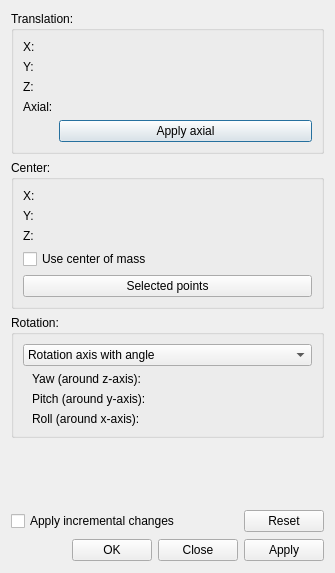
<?xml version="1.0" encoding="UTF-8"?>
<ui version="4.0">
 <class>Gui::Dialog::Placement</class>
 <widget class="QDialog" name="Gui::Dialog::Placement">
  <property name="geometry">
   <rect>
    <x>0</x>
    <y>0</y>
    <width>335</width>
    <height>573</height>
   </rect>
  </property>
  <property name="windowTitle">
   <string>Placement</string>
  </property>
  <layout class="QVBoxLayout" name="verticalLayout">
   <item>
    <widget class="QGroupBox" name="GroupBox5">
     <property name="title">
      <string>Translation:</string>
     </property>
     <layout class="QGridLayout">
      <property name="margin">
       <number>9</number>
      </property>
      <property name="spacing">
       <number>6</number>
      </property>
      <item row="0" column="0">
       <widget class="QLabel" name="TextLabelX">
        <property name="sizePolicy">
         <sizepolicy hsizetype="Fixed" vsizetype="Fixed">
          <horstretch>0</horstretch>
          <verstretch>0</verstretch>
         </sizepolicy>
        </property>
        <property name="text">
         <string>X:</string>
        </property>
       </widget>
      </item>
      <item row="0" column="1">
       <widget class="Gui::QuantitySpinBox" name="xPos"/>
      </item>
      <item row="2" column="0">
       <widget class="QLabel" name="TextLabelY">
        <property name="sizePolicy">
         <sizepolicy hsizetype="Fixed" vsizetype="Fixed">
          <horstretch>0</horstretch>
          <verstretch>0</verstretch>
         </sizepolicy>
        </property>
        <property name="text">
         <string>Y:</string>
        </property>
       </widget>
      </item>
      <item row="2" column="1">
       <widget class="Gui::QuantitySpinBox" name="yPos"/>
      </item>
      <item row="3" column="0">
       <widget class="QLabel" name="TextLabelZ">
        <property name="sizePolicy">
         <sizepolicy hsizetype="Fixed" vsizetype="Fixed">
          <horstretch>0</horstretch>
          <verstretch>0</verstretch>
         </sizepolicy>
        </property>
        <property name="text">
         <string>Z:</string>
        </property>
       </widget>
      </item>
      <item row="3" column="1">
       <widget class="Gui::QuantitySpinBox" name="zPos"/>
      </item>
      <item row="4" column="0">
       <widget class="QLabel" name="TextLabelAxial">
        <property name="sizePolicy">
         <sizepolicy hsizetype="Fixed" vsizetype="Fixed">
          <horstretch>0</horstretch>
          <verstretch>0</verstretch>
         </sizepolicy>
        </property>
        <property name="text">
         <string>Axial:</string>
        </property>
       </widget>
      </item>
      <item row="4" column="1">
       <widget class="Gui::QuantitySpinBox" name="axialPos"/>
      </item>
      <item row="5" column="1">
       <widget class="QPushButton" name="applyAxial">
        <property name="toolTip">
         <string>Shift click for opposite direction</string>
        </property>
        <property name="text">
         <string>Apply axial</string>
        </property>
       </widget>
      </item>
     </layout>
    </widget>
   </item>
   <item>
    <widget class="QGroupBox" name="GroupBox5_3">
     <property name="title">
      <string>Center:</string>
     </property>
     <layout class="QGridLayout">
      <property name="margin">
       <number>9</number>
      </property>
      <property name="spacing">
       <number>6</number>
      </property>
      <item row="0" column="0">
       <widget class="QLabel" name="TextLabelX_2">
        <property name="sizePolicy">
         <sizepolicy hsizetype="Fixed" vsizetype="Fixed">
          <horstretch>0</horstretch>
          <verstretch>0</verstretch>
         </sizepolicy>
        </property>
        <property name="text">
         <string>X:</string>
        </property>
       </widget>
      </item>
      <item row="0" column="1">
       <widget class="Gui::QuantitySpinBox" name="xCnt"/>
      </item>
      <item row="1" column="0">
       <widget class="QLabel" name="TextLabelY_2">
        <property name="sizePolicy">
         <sizepolicy hsizetype="Fixed" vsizetype="Fixed">
          <horstretch>0</horstretch>
          <verstretch>0</verstretch>
         </sizepolicy>
        </property>
        <property name="text">
         <string>Y:</string>
        </property>
       </widget>
      </item>
      <item row="1" column="1">
       <widget class="Gui::QuantitySpinBox" name="yCnt"/>
      </item>
      <item row="2" column="0">
       <widget class="QLabel" name="TextLabelZ_5">
        <property name="sizePolicy">
         <sizepolicy hsizetype="Fixed" vsizetype="Fixed">
          <horstretch>0</horstretch>
          <verstretch>0</verstretch>
         </sizepolicy>
        </property>
        <property name="text">
         <string>Z:</string>
        </property>
       </widget>
      </item>
      <item row="2" column="1">
       <widget class="Gui::QuantitySpinBox" name="zCnt"/>
      </item>
      <item row="3" column="0" colspan="2">
       <widget class="QCheckBox" name="centerOfMass">
        <property name="text">
         <string>Use center of mass</string>
        </property>
       </widget>
      </item>
      <item row="4" column="0" colspan="2">
       <widget class="QPushButton" name="selectedVertex">
        <property name="text">
         <string>Selected points</string>
        </property>
       </widget>
      </item>
     </layout>
    </widget>
   </item>
   <item>
    <widget class="QGroupBox" name="GroupBox5_2">
     <property name="title">
      <string>Rotation:</string>
     </property>
     <layout class="QGridLayout">
      <property name="margin">
       <number>9</number>
      </property>
      <property name="spacing">
       <number>6</number>
      </property>
      <item row="0" column="0">
       <widget class="QComboBox" name="rotationInput">
        <item>
         <property name="text">
          <string>Rotation axis with angle</string>
         </property>
        </item>
        <item>
         <property name="text">
          <string>Euler angles (zy'x'')</string>
         </property>
        </item>
       </widget>
      </item>
     <item row="1" column="0">
       <widget class="QStackedWidget" name="stackedWidget">
        <property name="currentIndex">
         <number>1</number>
        </property>
        <widget class="QWidget" name="page">
         <layout class="QGridLayout">
          <property name="leftMargin">
           <number>9</number>
          </property>
          <property name="topMargin">
           <number>0</number>
          </property>
          <property name="rightMargin">
           <number>9</number>
          </property>
          <property name="bottomMargin">
           <number>0</number>
          </property>
          <property name="spacing">
           <number>6</number>
          </property>
          <item row="0" column="0">
           <layout class="QGridLayout">
            <property name="margin">
             <number>0</number>
            </property>
            <property name="spacing">
             <number>6</number>
            </property>
            <item row="0" column="0">
             <widget class="QLabel" name="TextLabelAxis">
              <property name="sizePolicy">
               <sizepolicy hsizetype="Fixed" vsizetype="Fixed">
                <horstretch>0</horstretch>
                <verstretch>0</verstretch>
               </sizepolicy>
              </property>
              <property name="text">
               <string>Axis:</string>
              </property>
             </widget>
            </item>
            <item row="0" column="1">
             <widget class="Gui::QuantitySpinBox" name="xAxis"/>
            </item>
            <item row="1" column="1">
             <widget class="Gui::QuantitySpinBox" name="yAxis"/>
            </item>
            <item row="2" column="1">
             <widget class="Gui::QuantitySpinBox" name="zAxis"/>
            </item>
            <item row="3" column="0">
             <widget class="QLabel" name="textLabelAngle">
              <property name="sizePolicy">
               <sizepolicy hsizetype="Fixed" vsizetype="Fixed">
                <horstretch>0</horstretch>
                <verstretch>0</verstretch>
               </sizepolicy>
              </property>
              <property name="text">
               <string>Angle:</string>
              </property>
             </widget>
            </item>
            <item row="3" column="1">
             <widget class="Gui::QuantitySpinBox" name="angle"/>
            </item>
           </layout>
          </item>
         </layout>
        </widget>
        <widget class="QWidget" name="page_3">
         <layout class="QGridLayout">
          <property name="leftMargin">
           <number>9</number>
          </property>
          <property name="topMargin">
           <number>0</number>
          </property>
          <property name="rightMargin">
           <number>9</number>
          </property>
          <property name="bottomMargin">
           <number>0</number>
          </property>
          <property name="spacing">
           <number>6</number>
          </property>
          <item row="0" column="0">
           <layout class="QGridLayout">
            <property name="margin">
             <number>0</number>
            </property>
            <property name="spacing">
             <number>6</number>
            </property>
            <item row="0" column="0">
             <widget class="QLabel" name="TextLabelZ_2">
              <property name="sizePolicy">
               <sizepolicy hsizetype="Fixed" vsizetype="Fixed">
                <horstretch>0</horstretch>
                <verstretch>0</verstretch>
               </sizepolicy>
              </property>
              <property name="text">
               <string>Yaw (around z-axis):</string>
              </property>
             </widget>
            </item>
            <item row="0" column="1">
             <widget class="Gui::QuantitySpinBox" name="yawAngle">
              <property name="toolTip">
               <string>Yaw (around z-axis)</string>
              </property>
             </widget>
            </item>
            <item row="1" column="0">
             <widget class="QLabel" name="TextLabelZ_3">
              <property name="sizePolicy">
               <sizepolicy hsizetype="Fixed" vsizetype="Fixed">
                <horstretch>0</horstretch>
                <verstretch>0</verstretch>
               </sizepolicy>
              </property>
              <property name="text">
               <string>Pitch (around y-axis):</string>
              </property>
             </widget>
            </item>
            <item row="1" column="1">
             <widget class="Gui::QuantitySpinBox" name="pitchAngle">
              <property name="toolTip">
               <string>Pitch (around y-axis)</string>
              </property>
             </widget>
            </item>
            <item row="2" column="0">
             <widget class="QLabel" name="TextLabelZ_4">
              <property name="sizePolicy">
               <sizepolicy hsizetype="Fixed" vsizetype="Fixed">
                <horstretch>0</horstretch>
                <verstretch>0</verstretch>
               </sizepolicy>
              </property>
              <property name="text">
               <string>Roll (around x-axis):</string>
              </property>
             </widget>
            </item>
            <item row="2" column="1">
             <widget class="Gui::QuantitySpinBox" name="rollAngle">
              <property name="toolTip">
               <string>Roll (around the x-axis)</string>
              </property>
             </widget>
            </item>
           </layout>
          </item>
         </layout>
        </widget>
        <widget class="QWidget" name="page_2"/>
       </widget>
      </item>
      </layout>
    </widget>
   </item>
   <item>
    <spacer name="vSpacer">
     <property name="orientation">
      <enum>Qt::Vertical</enum>
     </property>
     <property name="sizeHint" stdset="0">
      <size>
       <width>20</width>
       <height>41</height>
      </size>
     </property>
    </spacer>
   </item>
   <item>
    <layout class="QHBoxLayout" name="horizontalLayout">
     <item>
      <widget class="QCheckBox" name="applyIncrementalPlacement">
       <property name="sizePolicy">
        <sizepolicy hsizetype="Fixed" vsizetype="Fixed">
         <horstretch>1</horstretch>
         <verstretch>0</verstretch>
        </sizepolicy>
       </property>
       <property name="text">
        <string>Apply incremental changes</string>
       </property>
      </widget>
     </item>
     <item>
      <spacer name="hSpacer">
       <property name="orientation">
        <enum>Qt::Horizontal</enum>
       </property>
       <property name="sizeHint" stdset="0">
        <size>
         <width>78</width>
         <height>22</height>
        </size>
       </property>
      </spacer>
     </item>
     <item>
      <widget class="QPushButton" name="resetButton">
       <property name="text">
        <string>Reset</string>
       </property>
      </widget>
     </item>
    </layout>
   </item>
   <item>
    <layout class="QHBoxLayout" name="buttonBoxLayout">
     <item>
      <spacer name="buttonBoxSpacer">
       <property name="orientation">
        <enum>Qt::Horizontal</enum>
       </property>
       <property name="sizeType">
        <enum>QSizePolicy::Expanding</enum>
       </property>
       <property name="sizeHint" stdset="0">
        <size>
         <width>88</width>
         <height>24</height>
        </size>
       </property>
      </spacer>
     </item>
     <item>
      <widget class="QPushButton" name="oKButton">
       <property name="text">
        <string>OK</string>
       </property>
      </widget>
     </item>
     <item>
      <widget class="QPushButton" name="closeButton">
       <property name="text">
        <string>Close</string>
       </property>
      </widget>
     </item>
     <item>
      <widget class="QPushButton" name="applyButton">
       <property name="text">
        <string>Apply</string>
       </property>
      </widget>
     </item>
    </layout>
   </item>
  </layout>
 </widget>
 <layoutdefault spacing="6" margin="11"/>
 <customwidgets>
  <customwidget>
   <class>Gui::QuantitySpinBox</class>
   <extends>QWidget</extends>
   <header>Gui/QuantitySpinBox.h</header>
  </customwidget>
 </customwidgets>
 <tabstops>
  <tabstop>rotationInput</tabstop>
  <tabstop>xAxis</tabstop>
  <tabstop>yAxis</tabstop>
  <tabstop>zAxis</tabstop>
  <tabstop>applyIncrementalPlacement</tabstop>
  <tabstop>oKButton</tabstop>
  <tabstop>applyButton</tabstop>
  <tabstop>closeButton</tabstop>
 </tabstops>
 <resources/>
 <connections>
  <connection>
   <sender>oKButton</sender>
   <signal>clicked()</signal>
   <receiver>Gui::Dialog::Placement</receiver>
   <slot>accept()</slot>
   <hints>
    <hint type="sourcelabel">
     <x>164</x>
     <y>252</y>
    </hint>
    <hint type="destinationlabel">
     <x>8</x>
     <y>28</y>
    </hint>
   </hints>
  </connection>
  <connection>
   <sender>closeButton</sender>
   <signal>clicked()</signal>
   <receiver>Gui::Dialog::Placement</receiver>
   <slot>reject()</slot>
   <hints>
    <hint type="sourcelabel">
     <x>354</x>
     <y>252</y>
    </hint>
    <hint type="destinationlabel">
     <x>291</x>
     <y>179</y>
    </hint>
   </hints>
  </connection>
  <connection>
   <sender>rotationInput</sender>
   <signal>activated(int)</signal>
   <receiver>stackedWidget</receiver>
   <slot>setCurrentIndex(int)</slot>
   <hints>
    <hint type="sourcelabel">
     <x>254</x>
     <y>51</y>
    </hint>
    <hint type="destinationlabel">
     <x>278</x>
     <y>94</y>
    </hint>
   </hints>
  </connection>
 </connections>
</ui>
